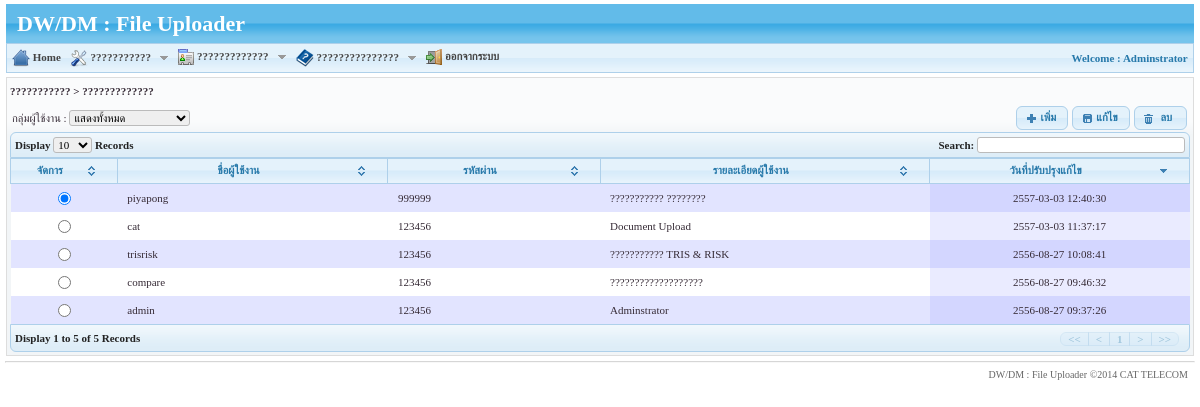
Screenshot of /?setModule=Admin&setPage=users (signed in) with the database file from the repository.
### tables this page shows
CREATE TABLE IF NOT EXISTS `tbl_menu_group` (
  `mgroup_id` tinyint(4) NOT NULL auto_increment,
  `menu_group_th` varchar(50) NOT NULL,
  `menu_group_en` varchar(50) default NULL,
  `menu_path` varchar(50) NOT NULL,
  `menu_order` tinyint(4) default NULL,
  `icon_id` tinyint(4) default '3',
  PRIMARY KEY  (`mgroup_id`),
  KEY `Ref44106` (`icon_id`)
);

CREATE TABLE IF NOT EXISTS `tbl_users` (
  `user_id` int(11) NOT NULL auto_increment,
  `username` varchar(20) NOT NULL,
  `password` varchar(50) NOT NULL,
  `first_name` varchar(50) NOT NULL,
  `last_name` varchar(50) default NULL,
  `email` varchar(50) default NULL,
  `telephone` varchar(20) default NULL,
  `updatetime` datetime default NULL,
  PRIMARY KEY  (`user_id`)
);

### modules/Admin/users.php (the view, shortened to what the rows shown need)
<?php
$tbl = new dataTable();
$tbl->id = $_GET['setPage'];
$tbl->title = title_menu($_GET['setPage']);
$tbl->module = $_GET['setModule'];
$tbl->page = $_GET['setPage'];
$tbl->order = 4;
$tbl->orderType="desc";
$tbl->openTable();
$sql_usergroup = "SELECT * FROM tbl_user_group ORDER BY group_name";
$rs_usergroup = $db->GetAll($sql_usergroup);
$get_group = $_GET['group_id'] ? " ".$_GET['group_id'] : $rs_usergroup[0]['group_id'];
if($_GET['group_id'] && $_GET['group_id'] <> "All"){
	$str_query	= "WHERE b.group_id = $get_group";
}else{
	$str_query = "";
}
$sql_list = "SELECT
						  a.user_id,
						  a.username,
						  a.password,
						  a.first_name,
						  a.updatetime
				FROM tbl_users a
				  LEFT JOIN tbl_user_auth b
					ON a.user_id = b.user_id
				$str_query
				GROUP BY a.user_id
				ORDER BY a.updatetime DESC";
$rs_list = $db->GetAll($sql_list);
?>
<link rel="stylesheet" type="text/css" href="./includes/SpryAssets/SpryValidationConfirm.css" />
<table width="100%" border="0" cellpadding="0" cellspacing="0" class="display" id="<?=$tbl->id;?>">
  <thead>
    <tr>
      <th width="9%"  class="header_height">จัดการ</th>
      <th width="23%">ชื่อผู้ใช้งาน</th>
      <th width="18%">รหัสผ่าน</th>
      <th width="28%">รายละเอียดผู้ใช้งาน</th>
      <th width="22%">วันที่ปรับปรุงแก้ไข</th>
    </tr>
  </thead>
  <tbody>
    <?php for($i=0;$i<count($rs_list);$i++){ ?>
    <tr>
      <td align="center"><label>
          <input type="radio" name="selID" id="selID_<?=$rs_list[$i]['user_id']?>" value="<?=$rs_list[$i]['user_id']?>" <?=$i==0?'checked':''?>/>
        </label></td>
      <td><?=$rs_list[$i]['username']?></td>
      <td><?=base64_decode($rs_list[$i]['password'])?></td>
      <td><?=$rs_list[$i]['first_name']?></td>
      <td align="center"><?=showdateTimeThai($rs_list[$i]['updatetime']);?></td>
    </tr>
    <?php }  ?>
  </tbody>
</table>

### main_menu.php (shortened to what the rows shown need)
<?php
$db->debug = 0;
?>
<link rel="stylesheet" type="text/css" href="css/<?=THEMES?>/menu.css" />
<div class="ui-state-default">
  <table cellpadding="0" cellspacing="0" style="width:100%;">
    <tr>
      <td width="83%" style="width:80%;">
        <ul id="qm0" class="qmmc">
          <?php
if(LANGUAGE == "en"){
	$menu_group_lange = "menu_group_en";
	$menu_lange = "menu_name_en";
}else{
	$menu_group_lange = "menu_group_th";
}
$sqlMenuGroup = "SELECT
								 T.*
							FROM (SELECT
									   b.mgroup_id,
									   b.menu_group_th,
									   b.menu_group_en,
									   b.menu_path,
									   a.menu_order,
									   c.icon_name
								  FROM tbl_menu a,
									   tbl_menu_group b,
									   tbl_icons c
								  WHERE a.mgroup_id = b.mgroup_id
										 AND b.icon_id = c.icon_id
										 AND menu_id IN(SELECT
															 menu_id
														FROM tbl_menu_auth
														WHERE group_id IN(SELECT
																			   group_id
																		  FROM tbl_user_auth
																		  WHERE user_id ='".$_SESSION['sess_user_id']."'))
								  GROUP BY a.mgroup_id
								  ORDER BY a.mgroup_id) AS T
								 left join tbl_menu_group a
								   on a.mgroup_id = t.mgroup_id
							group by a.menu_order
							order by a.menu_order";
$rsMenuGroup = $db->GetAll($sqlMenuGroup);
for($i=0;$i<count($rsMenuGroup);$i++){
	?>
          <li><a class="qmparent" href="javascript:void(0)"><img src="./images/menu_actions/<?=$rsMenuGroup[$i]['icon_name']?>"  border="0" align="absmiddle" />
            <?=$rsMenuGroup[$i][$menu_group_lange]?>
            &nbsp;&nbsp;<img src="images/menu_actions/icons-down.gif"  border="0" align="absmiddle" /> </a>
              <?php
		 $sqlMenu = "SELECT a.menu_id ,a.menu_name_th ,a.menu_name_en,a.menu_file,a.mgroup_id , b.icon_name
								FROM tbl_menu a , tbl_icons b
								WHERE  a.icon_id = b.icon_id
								AND a.mgroup_id =".$rsMenuGroup[$i]['mgroup_id']."
								AND a.menu_id
										IN (
													SELECT menu_id
													FROM tbl_menu_auth
													WHERE group_id
													IN (
															SELECT group_id
															FROM tbl_user_auth
															WHERE user_id = '".$_SESSION['sess_user_id']."'
															)
										)
								ORDER BY a.menu_order";
		$rsMenu = $db->GetAll($sqlMenu);
				?>
            <?php
}
			?>
          <li ><a class="qmparent" href="javascript:void(0)" id="signout"><img src="<?=$arr_icon['logout']?>"  border="0" align="absmiddle" /> ออกจากระบบ</a>
        </ul>
        </td>
    </tr>
  </table>
</div>

### rows the page displays
tbl_menu_group: shows a picture, menu_group_th "???????????"
tbl_menu_group: shows a picture, menu_group_th "?????????????"
tbl_menu_group: shows a picture, menu_group_th "???????????????"
tbl_users: username "piyapong", password "999999", first_name "??????????? ????????", updatetime "2557-03-03 12:40:30"
tbl_users: username "cat", password "123456", first_name "Document Upload", updatetime "2557-03-03 11:37:17"
tbl_users: username "trisrisk", password "123456", first_name "??????????? TRIS & RISK", updatetime "2556-08-27 10:08:41"
tbl_users: username "compare", password "123456", first_name "???????????????????", updatetime "2556-08-27 09:46:32"
tbl_users: username "admin", password "123456", first_name "Adminstrator", updatetime "2556-08-27 09:37:26"

### other values shown
SITE_NAME "DW/DM : File Uploader"
$_SESSION['sess_name'] "Adminstrator"
$this->title "??????????? > ?????????????"
MENU_ACTION "เพิ่ม แก้ไข ลบ"
COPYRIGHT "©2014 CAT TELECOM"
